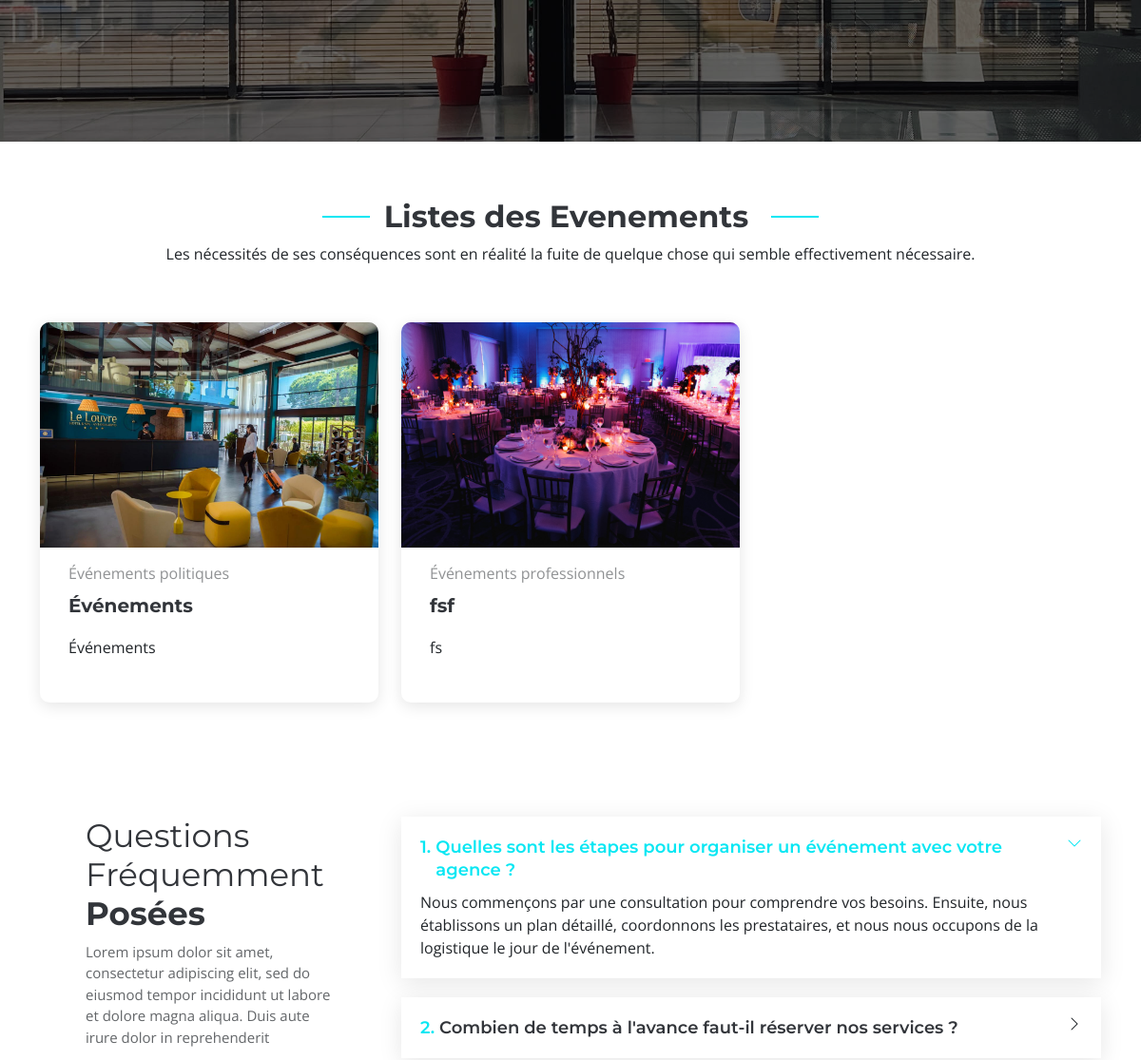
The app's page / (middle part), older data.
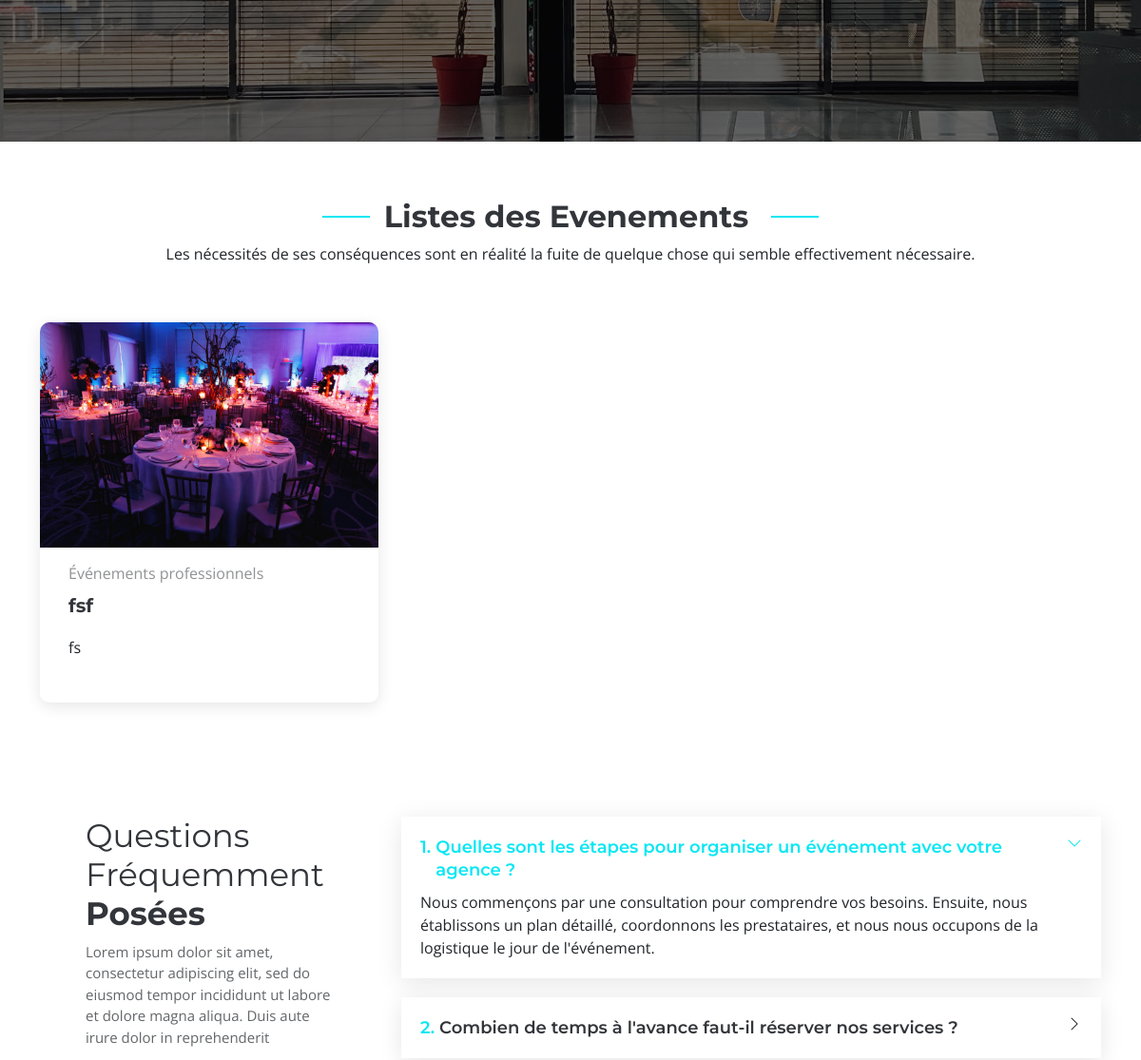
The same page, newer data.
### app/models.py (models this page shows, shortened)
class Event(models.Model):
    category = models.CharField(max_length=100)
    title = models.CharField(max_length=100)
    description_court = models.TextField()
    description_longue = models.TextField()
    location = models.CharField(max_length=200)
    date = models.DateField()
    capacity = models.IntegerField()
    program = models.TextField()
    image = models.ImageField(upload_to='Evenements/')

### app/views.py (the view)
# urls.py: path('', index, name='index'),
def index(request):
    hero = HeroSection.objects.first()
    clients = Client.objects.all()
    events = Event.objects.all()
    for event in events:
        event.program_lines = event.program.splitlines()
    return render(request, 'index.html', {
        'hero': hero,
        'clients': clients,
        'events': events
    })

### app/templates/index.html (shortened to what this page needs)
<!DOCTYPE html>
<html lang="en">
<head>
    {%load static%}
    <link rel="stylesheet" href="https://cdn.jsdelivr.net/npm/aos@2.3.4/dist/aos.css" />
    {%load static%}
    <link href="{% static 'assets/vendor/bootstrap/css/bootstrap.min.css' %}" rel="stylesheet">
    <link href="{% static 'assets/vendor/bootstrap-icons/bootstrap-icons.css' %}" rel="stylesheet">
    <link href="{% static 'assets/vendor/aos/aos.css' %}" rel="stylesheet">
    <link href="{% static 'assets/vendor/glightbox/css/glightbox.min.css' %}" rel="stylesheet">
    <link href="{% static 'assets/vendor/swiper/swiper-bundle.min.css' %}" rel="stylesheet">
    <link rel="stylesheet" href="{% static 'assets/css/main.css' %}">
</head>
<body class="index-page">
    <main class="main">
        {% include 'layouts/static.html' %}
        {% include 'layouts/events.html' %}
        {% include 'layouts/faq.html' %}
    </main>
    {%load static%}
</body>
</html>

### app/templates/layouts/events.html
<section id="recent-posts" class="recent-posts section">
  <div class="container section-title" data-aos="fade-up">
    <h2>Listes des Evenements </h2>
    <p>Les nécessités de ses conséquences sont en réalité la fuite de quelque chose qui semble effectivement nécessaire.</p>
  </div>
  <div class="container">
    <div class="row gy-4">
        {% for event in events %}
        <div class="col-xl-4 col-md-6" data-aos="fade-up" data-aos-delay="{{ forloop.counter0|add:100 }}">
            <article>
                <div class="post-img">
                    <a href="{% url 'event_detail' event.id %}">
                        <img src="{{ event.image.url }}" alt="{{ event.title }}" class="img-fluid">
                    </a>
                </div>
                <p class="post-category">{{ event.category }}</p>
                <h2 class="title text-justify">
                    <a href="{% url 'event_detail' event.id %}">{{ event.title }}</a>
                </h2>
                <p class="description text-justify">{{ event.description_court }}</p>
            </article>
        </div>
        {% endfor %}
    </div>
</div>
</section>

Row changes from the older to the newer data that the page shows:
removed Event: image (picture), category "Événements politiques", title "Événements", description_court "Événements"
